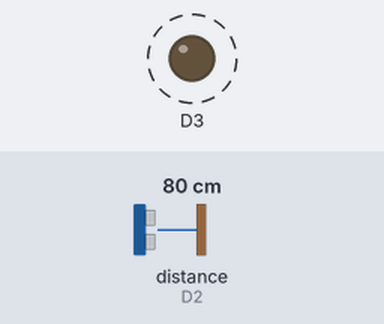
This sketch was run on a simulated ESP8266 (NodeMCU). Shown: output pins drawn as LEDs (lit = HIGH). Wiring (inferred from the names in the program): ultrasonic range finder: trigger D1; echo D2. Dashed ring = blinking. Inputs (shaded band) come from the test bench; at power-on: distance to the obstacle (sensor on D2) 80 cm. The echo pulse lasts 58.3 µs per cm; pins used as bus, display or sensor lines are not drawn; what the sketch prints to the serial monitor is not drawn.

Above: at 0.05 s.
Timing chart, 0 to 3.0 s (numbered marks = the images above):
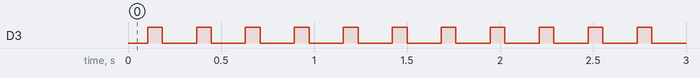

The sketch:

____.ino
```cpp
int trig = D1;
int echo = D2;


void setup() {
  Serial.begin(9600);
  pinMode(trig,OUTPUT);
  pinMode(echo,INPUT);
  pinMode(D3,OUTPUT);
}

void loop() {
  digitalWrite(trig,HIGH);
  delayMicroseconds(10);
  digitalWrite(trig,LOW);

  int distance=pulseIn(echo,HIGH)*17/1000;
  Serial.print(distance);
  Serial.println("cm");
  delay(100);

  if (distance<1000){
    digitalWrite(D3,HIGH);
    delay(distance);
    digitalWrite(D3,LOW);
    delay(distance);
    }
  else{
    digitalWrite(D3,LOW);
  }
  }
```

Measured:
- by itself, D3: alternates HIGH for 0.08 s and LOW for 0.18 s
